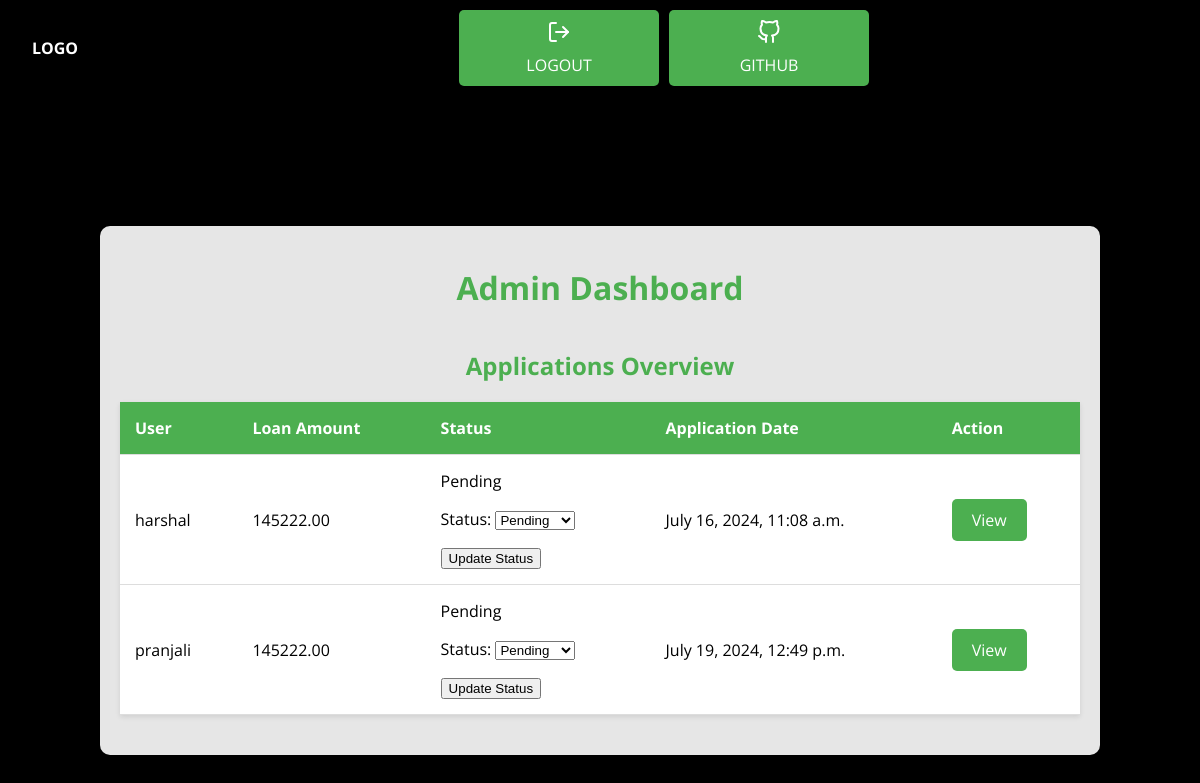
Page /accounts/register/admin_dashboard/ (signed in) on the earlier database version.
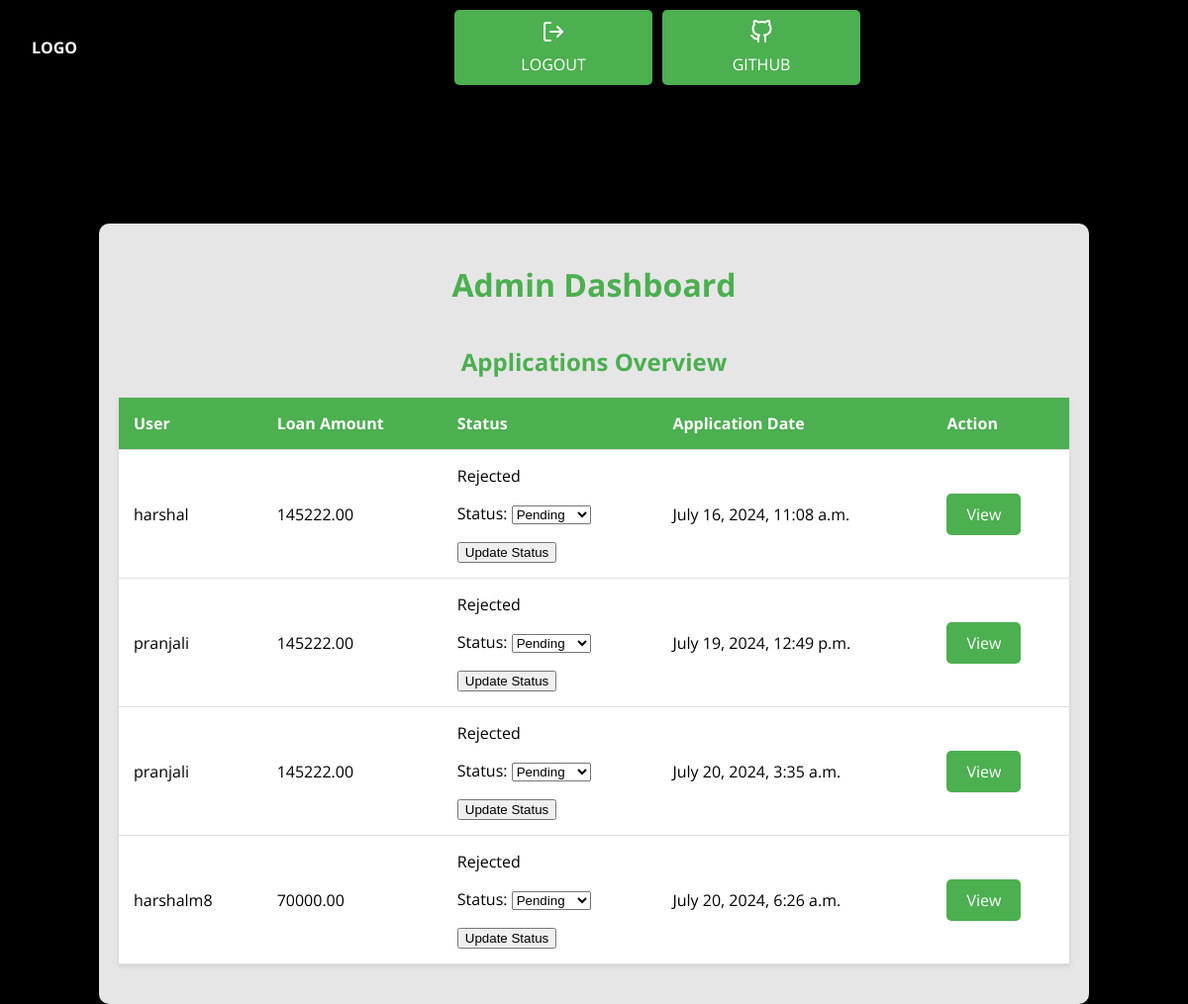
Same page on the later database version.
### loans/models.py (models this page shows, shortened)
class Application(models.Model):
    STATUS_CHOICES = [
        ('P', 'Pending'),
        ('A', 'Approved'),
        ('R', 'Rejected'),
    ]
    user = models.ForeignKey(User, on_delete=models.CASCADE)
    name = models.CharField(max_length=100)
    contact_no = models.CharField(max_length=15)
    city = models.CharField(max_length=100)
    country = models.CharField(max_length=100,default='India')  # Added field for country
    no_of_dependents = models.IntegerField()
    education = models.IntegerField(choices=[(0, '0'), (1, '1')],default=1)
    employment_status = models.IntegerField(default=1)
    income_annum = models.DecimalField(max_digits=12, decimal_places=2 , default=0)
    loan_amount = models.DecimalField(max_digits=10, decimal_places=2)
    loan_term = models.IntegerField(help_text="Loan term in years")
    cibil_score = models.IntegerField()
    residential_assets_value = models.DecimalField(max_digits=12, decimal_places=2, default=0)
    commercial_assets_value = models.DecimalField(max_digits=12, decimal_places=2, default=0)
    luxury_assets_value = models.DecimalField(max_digits=12, decimal_places=2, default=0)
    bank_asset_value = models.DecimalField(max_digits=12, decimal_places=2, default=0)
    status = models.CharField(max_length=1, choices=STATUS_CHOICES, default='P')
    application_date = models.DateTimeField(auto_now_add=True)
    passport_photo = models.ImageField(upload_to='passport_photos/', null=True, blank=True)
    ml_prediction = models.CharField(max_length=50, blank=True, null=True)

### loans/views.py (the view)
# urls.py: path('admin_dashboard/', views.admin_dashboard, name='admin_dashboard'),
@login_required
def admin_dashboard(request):
    if not request.user.is_staff:
        return redirect('customer_dashboard')
    if request.method == 'POST':
        application_id = request.POST.get('application_id')
        application = get_object_or_404(Application, id=application_id)
        form = StatusUpdateForm(request.POST, instance=application)
        if form.is_valid():
            form.save()
            return redirect('admin_dashboard')
    else:
        form = StatusUpdateForm()  # Default form
    applications = Application.objects.all()
    return render(request, 'loans/admin_dashboard.html', {'applications': applications, 'form': form})

### loans/forms.py
class StatusUpdateForm(forms.ModelForm):
    class Meta:
        model = Application
        fields = ['status']

### loans/templates/loans/admin_dashboard.html (shortened to what this page needs)
<!DOCTYPE html>
<html lang="en">
<head>
    <link rel="stylesheet" href="https://cdnjs.cloudflare.com/ajax/libs/feather-icons/4.28.0/feather.min.css">
</head>
<body>
    <div class="header">
        <div class="header__logo">
            <strong>LOGO</strong>
        </div>
        <nav class="navbar">
            <ul class="navbar__menu">
                <li class="navbar__item">
                    <a href="{% url 'logout' %}" class="navbar__link"><i data-feather="log-out"></i><span>Logout</span></a>
                </li>
                <li class="navbar__item">
                    <a href="https://github.com/HARSHGit45/Ai-Assisted-Loan-Approval-System-Django" class="navbar__link"><i data-feather="github"></i><span>GitHub</span></a>
                </li>
            </ul>
        </nav>
    </div>
    <div class="container">
        <h1>Admin Dashboard</h1>
        <h2>Applications Overview</h2>
        <table>
            <thead>
                <tr>
                    <th>User</th>
                    <th>Loan Amount</th>
                    <th>Status</th>
                    <th>Application Date</th>
                    <th>Action</th>
                </tr>
            </thead>
            <tbody>
                {% for application in applications %}
                <tr>
                    <td>{{ application.user.username }}</td>
                    <td>{{ application.loan_amount }}</td>
                    <td>
                        {{ application.get_status_display }}
                        <form method="post" style="display:inline;">
                            {{ form.as_p }}
                            <button type="submit">Update Status</button>
                        </form>
                    </td>
                    <td>{{ application.application_date }}</td>
                    <td><a href="{% url 'view_application' application.id %}">View</a></td>
                </tr>
                {% endfor %}
            </tbody>
        </table>
    </div>
</body>
</html>

### loans/templates/loans/admin_dashboard.html (style rules this page uses)
:root { --border-radius: 10px; --spacer: 1rem; --primary: #C4151C; --text: #fff; --link-height: calc(var(--spacer) * 3.5); --timing: 250ms; --transition: var(--timing) ease all; --link-width: 10rem; }
body { background: #000 url(https://unsplash.it/1600/1000/?random); background-size: cover; background-position: center; font-family: 'Open Sans', sans-serif; color: var(--text); margin: 0; padding: 0; }
.header { position: sticky; top: 0; left: 0; right: 0; background: rgba(0, 0, 0, 0.9); padding: 0 calc(var(--spacer) * 2); box-shadow: 0 0 40px rgba(0, 0, 0, 0.03); height: 6rem; display: flex; align-items: center; gap: 2rem; }
.navbar { display: flex; align-items: center; height: 100%; margin: 0 auto; overflow: hidden; }
.navbar__menu { position: relative; display: flex; list-style: none; }
.navbar__link { position: relative; display: flex; flex-direction: column; gap: 0.6rem; align-items: center; justify-content: center; height: var(--link-height); width: var(--link-width); color: var(--text); text-decoration: none; text-transform: uppercase; transition: 500ms ease all; }
.navbar__link svg { transition: 500ms ease all; }
.navbar__item { margin-left: 10px; }
.container { width: 80%; margin: 0 auto; padding: 20px; margin-top: 130px; background-color: rgba(255, 255, 255, 0.9); border-radius: var(--border-radius); box-shadow: 0 2px 5px rgba(0, 0, 0, 0.1); }
h1, h2 { text-align: center; color: #4CAF50; }
h1 { margin-top: 20px; }
h2 { margin-top: 40px; }
a { display: inline-block; margin: 20px auto; padding: 10px 20px; background-color: #4CAF50; color: white; text-decoration: none; border-radius: 5px; text-align: center; cursor: pointer; }
table { width: 100%; margin: 20px auto; border-collapse: collapse; background-color: #fff; box-shadow: 0 2px 5px rgba(0, 0, 0, 0.1); }
th, td { padding: 15px; text-align: left; border-bottom: 1px solid #ddd; color: #000; }
th { background-color: #4CAF50; color: white; }

Differences in the rows shown:
changed Application "July 16, 2024, 11:08 a.m.": status "Pending" → "Rejected"
changed Application "July 19, 2024, 12:49 p.m.": status "Pending" → "Rejected"
added Application: user.username "pranjali", loan_amount "145222.00", status "Rejected", application_date "July 20, 2024, 3:35 a.m."
added Application: user.username "harshalm8", loan_amount "70000.00", status "Rejected", application_date "July 20, 2024, 6:26 a.m."
